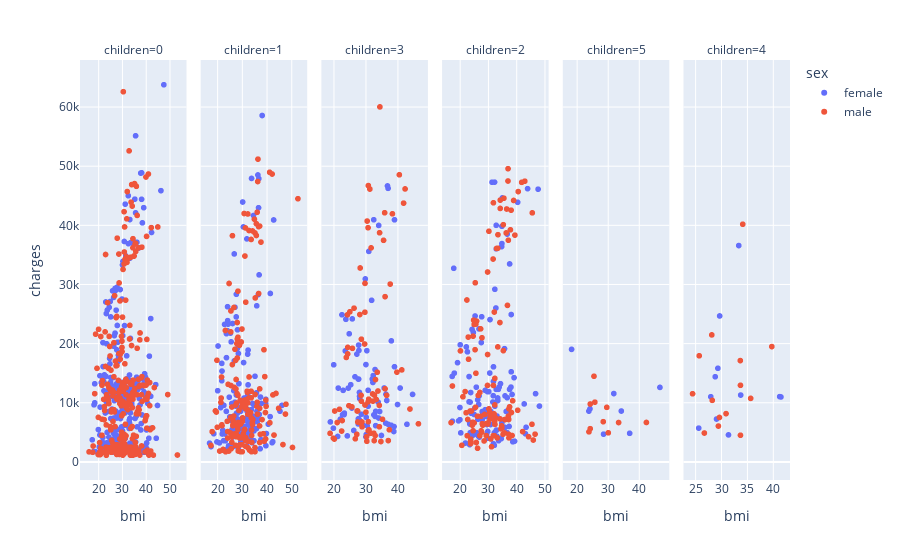

Notebook code for this chart:
### Code cell
fig = px.scatter(df, x="bmi", y="charges", color='sex', facet_col="children")
fig.update_xaxes(matches=None)
fig.show()
